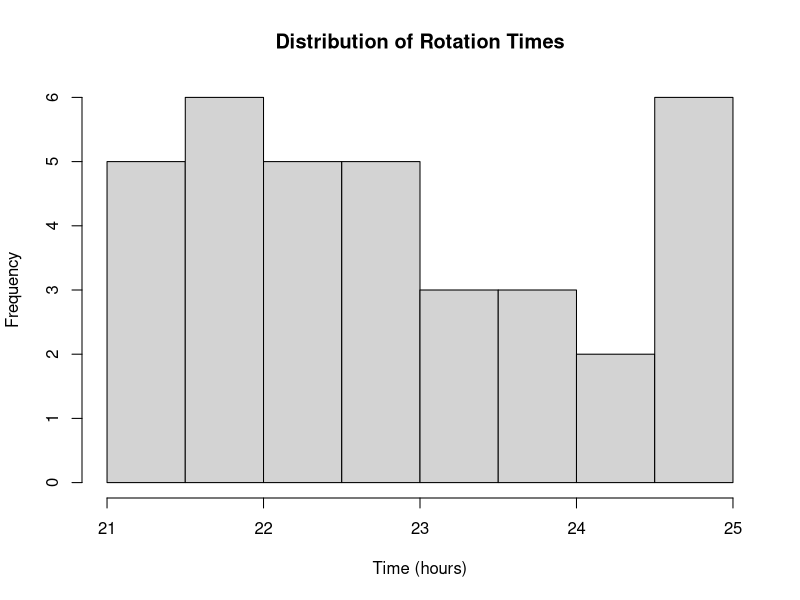
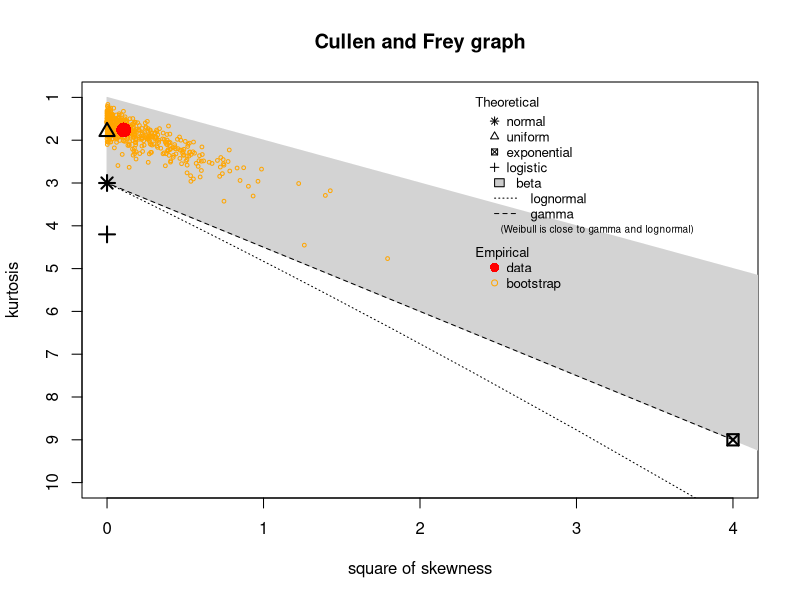
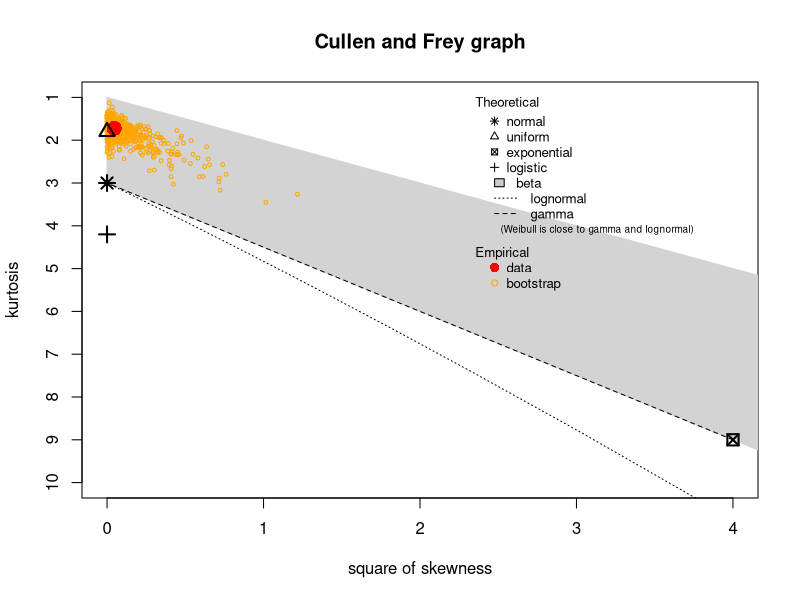

Write the R code that produced these figures, in order.
## ---- chunk 1
knitr::opts_chunk$set(echo = FALSE)
## ---- chunk 2
times <- read.table("rot.txt")
times <- unlist(times,use.names=FALSE)
hist(times,xlab="Time (hours)",ylab="Frequency",main="Distribution of Rotation Times")
## ---- chunk 3
mean=mean(times)
sd = sd(times)
samples = length(times)
distrot = 2*pi*1320
up = mean + qnorm(0.95)*sd/sqrt(35)
low = mean - qnorm(0.95)*sd/sqrt(35)
range = c(up,low)
avspeed = distrot/range
## ---- chunk 4
meandel = distrot/mean(times)
vardel=(distrot/(mean(times))^2)^2 * (sd(times))^2/35
up2 = meandel + qnorm(0.95)*sqrt(vardel)
low2 = meandel - qnorm(0.95)*sqrt(vardel)
CI2 <- c(low2,up2)
## ---- chunk 5
useless = avspeed[2] - avspeed[1] - (CI2[2]-CI2[1])
## ---- chunk 6
library(MASS)
library(fitdistrplus)
## ---- chunk 7

descdist(times,discrete=F,boot=500)
## ---- chunk 8
descdist(distrot/times,discrete=F,boot=500)
